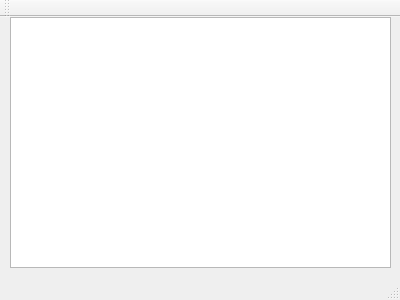
<?xml version="1.0" encoding="UTF-8"?>
<ui version="4.0">
 <class>MainWindow</class>
 <widget class="QMainWindow" name="MainWindow">
  <property name="geometry">
   <rect>
    <x>0</x>
    <y>0</y>
    <width>400</width>
    <height>300</height>
   </rect>
  </property>
  <property name="windowTitle">
   <string>USB Watcher</string>
  </property>
  <widget class="QWidget" name="centralWidget">
   <widget class="QListWidget" name="listWidget">
    <property name="geometry">
     <rect>
      <x>10</x>
      <y>0</y>
      <width>381</width>
      <height>251</height>
     </rect>
    </property>
   </widget>
  </widget>
  <widget class="QMenuBar" name="menuBar">
   <property name="geometry">
    <rect>
     <x>0</x>
     <y>0</y>
     <width>400</width>
     <height>23</height>
    </rect>
   </property>
  </widget>
  <widget class="QToolBar" name="mainToolBar">
   <attribute name="toolBarArea">
    <enum>TopToolBarArea</enum>
   </attribute>
   <attribute name="toolBarBreak">
    <bool>false</bool>
   </attribute>
  </widget>
  <widget class="QStatusBar" name="statusBar"/>
 </widget>
 <layoutdefault spacing="6" margin="11"/>
 <resources/>
 <connections/>
</ui>
